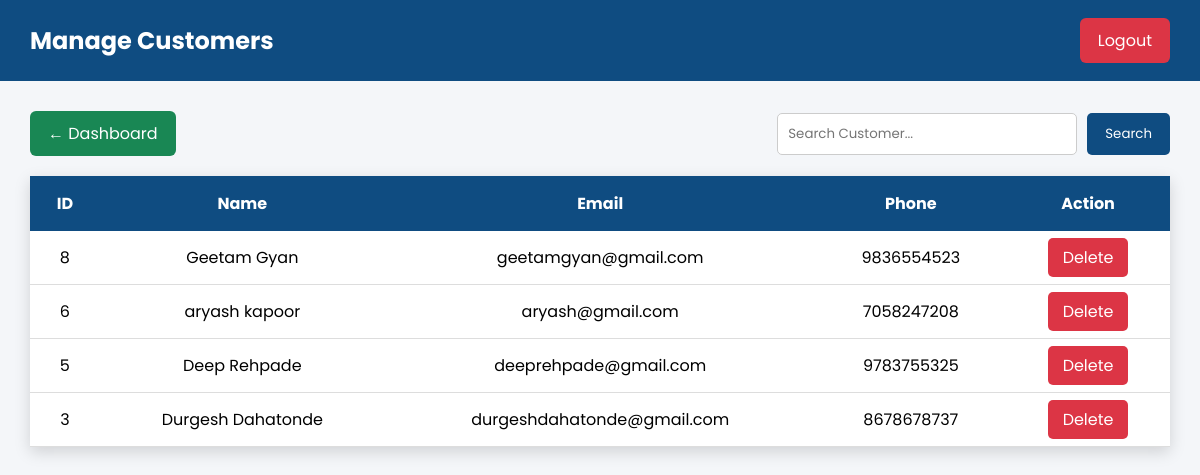
/customers.php (signed in), run on the app's committed database.
### tables this page shows
CREATE TABLE `users` (
  `id` int(11) NOT NULL,
  `fullname` varchar(100) NOT NULL,
  `email` varchar(100) NOT NULL,
  `phone` varchar(15) NOT NULL,
  `password` varchar(255) NOT NULL,
  `role` enum('customer','owner','admin') NOT NULL,
  `created_at` timestamp NOT NULL DEFAULT current_timestamp(),
  `status` enum('Pending','Approved','Rejected') DEFAULT 'Pending'
);

### customers.php (the view, shortened to what this page needs)
<?php
include("../includes/db.php");
$search = "";
$sql = "
SELECT *
FROM users
WHERE role='customer'
AND
(
    fullname LIKE ?
    OR
    email LIKE ?
    OR
    phone LIKE ?
)
ORDER BY id DESC
";
$stmt = $conn->prepare($sql);
$keyword = "%".$search."%";
$stmt->bind_param(
"sss",
$keyword,
$keyword,
$keyword
);
$stmt->execute();
$result = $stmt->get_result();
?>
<!DOCTYPE html>
<html lang="en">
<head>
</head>
<body>
<div class="header">
<h2>Manage Customers</h2>
<a href="../logout.php" class="logout">
Logout
</a>
</div>
<div class="container">
<div class="top">
<a href="dashboard.php" class="back">
← Dashboard
</a>
<form method="GET" class="search-box">
<input
type="text"
name="search"
placeholder="Search Customer..."
value="<?php echo htmlspecialchars($search); ?>">
<button type="submit">
Search
</button>
</form>
</div>
<table>
<tr>
<th>ID</th>
<th>Name</th>
<th>Email</th>
<th>Phone</th>
<th>Action</th>
</tr>
<?php
if($result->num_rows > 0)
{
    while($row = $result->fetch_assoc())
    {
?>
<tr>
<td>
<?php echo $row['id']; ?>
</td>
<td>
<?php echo htmlspecialchars($row['fullname']); ?>
</td>
<td>
<?php echo htmlspecialchars($row['email']); ?>
</td>
<td>
<?php echo htmlspecialchars($row['phone']); ?>
</td>
<td>
<a
href="delete_customer.php?id=<?php echo $row['id']; ?>"
class="delete"
onclick="return confirm('Are you sure you want to delete this customer?');">
Delete
</a>
</td>
</tr>
<?php
    }
}
?>
</table>
</div>
</body>
</html>

### customers.php (style rules this page uses)
* { margin:0; padding:0; box-sizing:border-box; font-family:'Poppins',sans-serif; }
body { background:#f4f6f9; }
.header { background:#0F4C81; color:white; padding:18px 30px; display:flex; justify-content:space-between; align-items:center; }
.logout { background:#dc3545; color:white; padding:10px 18px; text-decoration:none; border-radius:6px; }
.container { width:95%; margin:30px auto; }
.top { display:flex; justify-content:space-between; align-items:center; margin-bottom:20px; }
.back { background:#198754; color:white; padding:10px 18px; text-decoration:none; border-radius:6px; }
.search-box { display:flex; gap:10px; }
.search-box input { width:300px; padding:10px; border:1px solid #ccc; border-radius:5px; }
.search-box button { background:#0F4C81; color:white; padding:10px 18px; border:none; border-radius:5px; cursor:pointer; }
table { width:100%; border-collapse:collapse; background:white; box-shadow:0 5px 15px rgba(0,0,0,.15); }
table th { background:#0F4C81; color:white; padding:15px; }
table td { padding:14px; text-align:center; border-bottom:1px solid #ddd; }
.delete { background:#dc3545; color:white; padding:8px 15px; text-decoration:none; border-radius:5px; }

### data on the page
users: id "8", fullname "Geetam Gyan", email "geetamgyan@gmail.com", phone "9836554523"
users: id "6", fullname "aryash kapoor", email "aryash@gmail.com", phone "7058247208"
users: id "5", fullname "Deep Rehpade", email "deeprehpade@gmail.com", phone "9783755325"
users: id "3", fullname "Durgesh Dahatonde", email "durgeshdahatonde@gmail.com", phone "8678678737"
